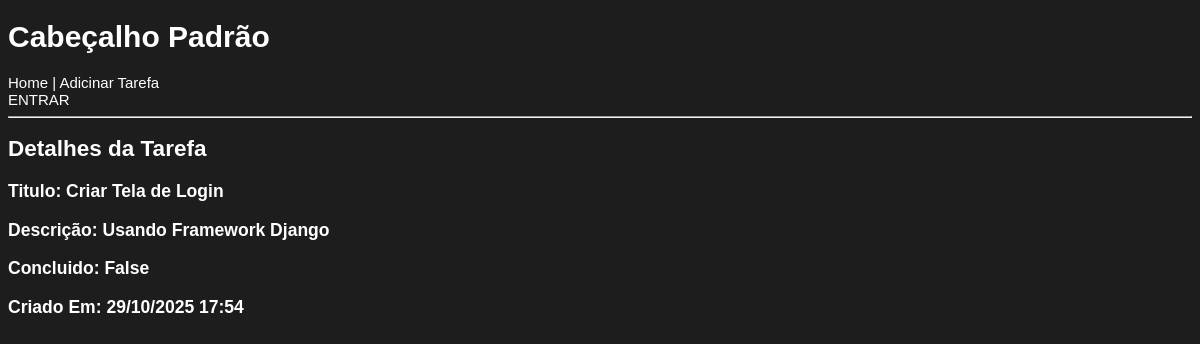
/tarefas/tarefa/3/, run on the app's committed database.
### tarefas/models.py (models this page shows, shortened)
class Tarefa(models.Model):
    titulo = models.CharField(max_length=100) #Titulo da tarefa com limite de 100 caracteres
    descricao = models.TextField(blank=True) #Descrição detralhada da tarefa, pode ser deixada em branco
    concluida = models.BooleanField(default=False) #Indica se a tarefa foi concluida.
    criada_em = models.DateTimeField(auto_now_add=True) #Data e Hora em que a tarefa foi criada
    usuario = models.ForeignKey(User, on_delete=models.CASCADE) #Relaciona a tarefa a um usuário específico
    etiquetas = models.ManyToManyField(Etiqueta, blank=True) #Relaciona a tarefa a múltiplas etiquetas, pode ser deixada em branco
    class Meta:
        permissions = [
            ("can_view_all_tarefas", "Can view tasks from all users")
        ]

### tarefas/views.py (the view)
# urls.py: path('tarefa/<int:id>/', views.tarefa, name='individual'),
def tarefa(request, id):
    tarefa = get_object_or_404(Tarefa, pk=id)
    return render(request, 'tarefas/tarefa.html', {'tarefa' : tarefa})

### tarefas/templates/tarefas/tarefa.html (shortened to what this page needs)
{% extends 'tarefas/base.html' %}
    {% block corpo %}
    <h2>Detalhes da Tarefa</h2>
    <h3>Titulo: {{ tarefa.titulo }}</h3>
    <h3>Descrição: {{ tarefa.descricao }}</h3>
    <h3>Concluido: {{ tarefa.concluida }}</h3>
    <h3>Criado Em: {{ tarefa.criada_em|date:'d/n/Y H:i' }}</h3>
    {% endblock %}

### tarefas/static/tarefas/style.css (style rules this page uses)
body { font-family: Arial, Helvetica, sans-serif; font-size: 15px; background-color: #1d1d1d; color: #FFFF; }
h1, h2, h3 { font-weight: bold; }

### data on the page
Tarefa: titulo "Criar Tela de Login", descricao "Usando Framework Django", concluida "False", criada_em "29/10/2025 17:54"
